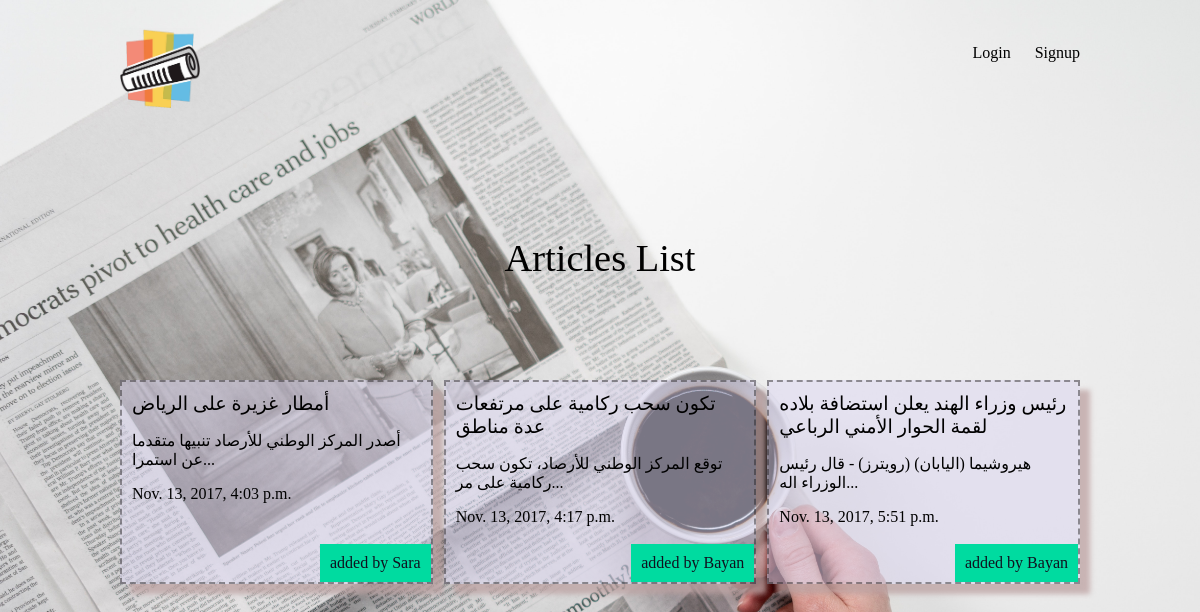
The app's page /articles/ with its own data.
### articles/models.py (models this page shows, shortened)
class Article(models.Model):
    id = models.AutoField(primary_key=True)
    title = models.CharField(max_length=100)
    slug = models.SlugField()
    body = models.TextField()
    date = models.DateTimeField(auto_now_add=True)
    thumb = models.ImageField(default='default.png', blank=True)
    author = models.ForeignKey(User, default=None, on_delete = models.CASCADE)
    def snippet(self):
        return self.body[:50] + '...'

### articles/views.py (the view)
# urls.py: path('', views.article_list, name="list"),
def article_list(request):
    articles = Article.objects.all().order_by('date');
    return render(request, 'articles/article_list.html', { 'articles': articles })

### articles/templates/articles/article_list.html (shortened to what this page needs)
{% extends 'base_layout.html' %}
{% block content%}
    <h1>Articles List</h1>
    <div class="articles">
    {% for article in articles %}
        <div class="article">
            <h2><a href="{% url 'articles:detail' slug=article.slug %}">{{ article.title }}</a></h2>
            <p>{{ article.snippet }}</p>
            <p>{{ article.date }}</p>
            <p class="author">added by {{ article.author.username }}</p>
        </div>
    {% endfor %}
    </div>
{% endblock %}

### templates/base_layout.html (shortened to what this page needs)
{% load static %}
<!DOCTYPE html>
<html>
    <head>
        <link rel="stylesheet" href="{% static 'styles.css' %}">
    </head>
    <body>
        <header class="wrapper">
            <h1><a href="{% url 'home' %}"><img src="{% static 'logo.png' %}" alt="djangonautic" width="80" height="80"/></a></h1>
            <nav>
                <ul>
                    {% if user.is_authenticated %}
                    <li>
                        <form class="logout-link" action="{% url 'accounts:logout' %}" method="post">
                            {% csrf_token %}
                            <button type="submit">Logout</button>
                        </form>
                    </li>
                    <li><a href="{% url 'articles:create' %}" class="highlight">New Article</a></li>
                    {% else %}
                    <li><a href="{% url 'accounts:login' %}">Login</a></li>
                    <li><a href="{% url 'accounts:signup' %}">Signup</a></li>
                    {% endif %}
                </ul>
            </nav>
        </header>
        <div class="wrapper">
            {% block content %}
            {% endblock %}
        </div>
    </body>
</html>

### assets/styles.css (style rules this page uses)
body { background-color: #0f121f; background-image: url(/static/background.jpg); background-repeat: no-repeat; background-size: cover; color: #000000; }
body * { font-family: Ubuntu; }
h1, h2, h3, h4, h5 { font-weight: normal; margin: 0; }
a, a:hover, a:visited { color: #000000; text-decoration: none; }
.wrapper { max-width: 960px; margin: 0 auto; }
div.wrapper > h1 { text-align: center; margin: 100px auto; font-size: 2.4em }
header { display: grid; grid-template-columns: 1fr 1fr; padding: 20px 0; }
nav { justify-self: end; }
nav li { display: inline-block; list-style-type: none; margin-left: 20px; }
.articles { display: grid; grid-template-columns: 1fr 1fr 1fr; grid-template-rows: 1fr 1fr 1fr; gap: 11px 11px; }
.article { padding: 10px; position: relative; padding-bottom: 40px; border: 2px dashed rgba(38,35,35,0.46); -moz-box-shadow: 10px 10px 5px 0px rgba(189,162,162,0.75); -webkit-box-shadow: 10px 10px 5px 0px rgba(189,162,162,0.75); box-shadow: 10px 10px 5px 0px rgba(189,162,162,0.75); background-color: rgba(220, 216, 240, 0.548); }
.article h2 { font-size: 1.2em; }
.article .author { padding: 10px; background: #00dba0; position: absolute; right: 0; bottom: 0; margin: 0; color: #0f121f; }

### records on screen
Article: title "أمطار غزيرة على الرياض", snippet "أصدر المركز الوطني للأرصاد تنبيها متقدما عن استمرا...", date "Nov. 13, 2017, 4:03 p.m.", author.username "Sara"
Article: title "تكون سحب ركامية على مرتفعات عدة مناطق", snippet "توقع المركز الوطني للأرصاد، تكون سحب ركامية على مر...", date "Nov. 13, 2017, 4:17 p.m.", author.username "Bayan"
Article: title "رئيس وزراء الهند يعلن استضافة بلاده لقمة الحوار الأمني الرباعي", snippet "هيروشيما (اليابان) (رويترز) - قال رئيس الوزراء اله...", date "Nov. 13, 2017, 5:51 p.m.", author.username "Bayan"
